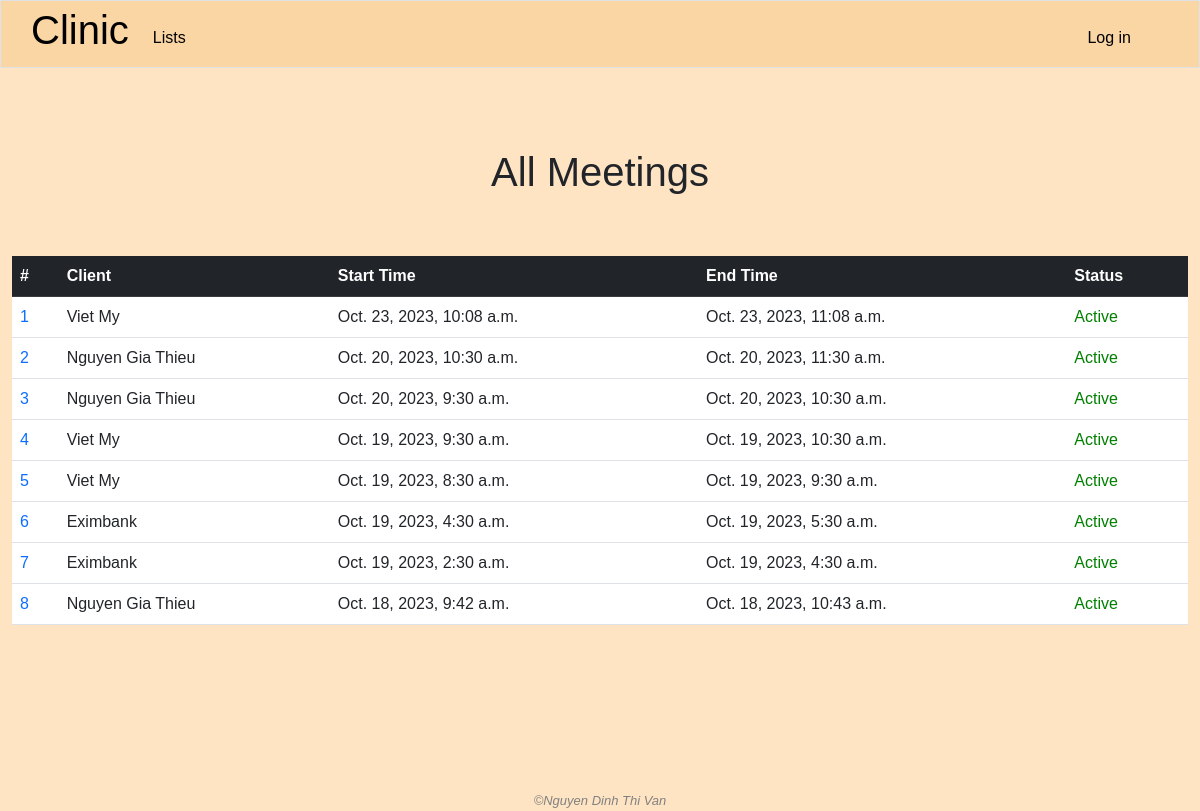
Before: /all_meetings with the older database file.
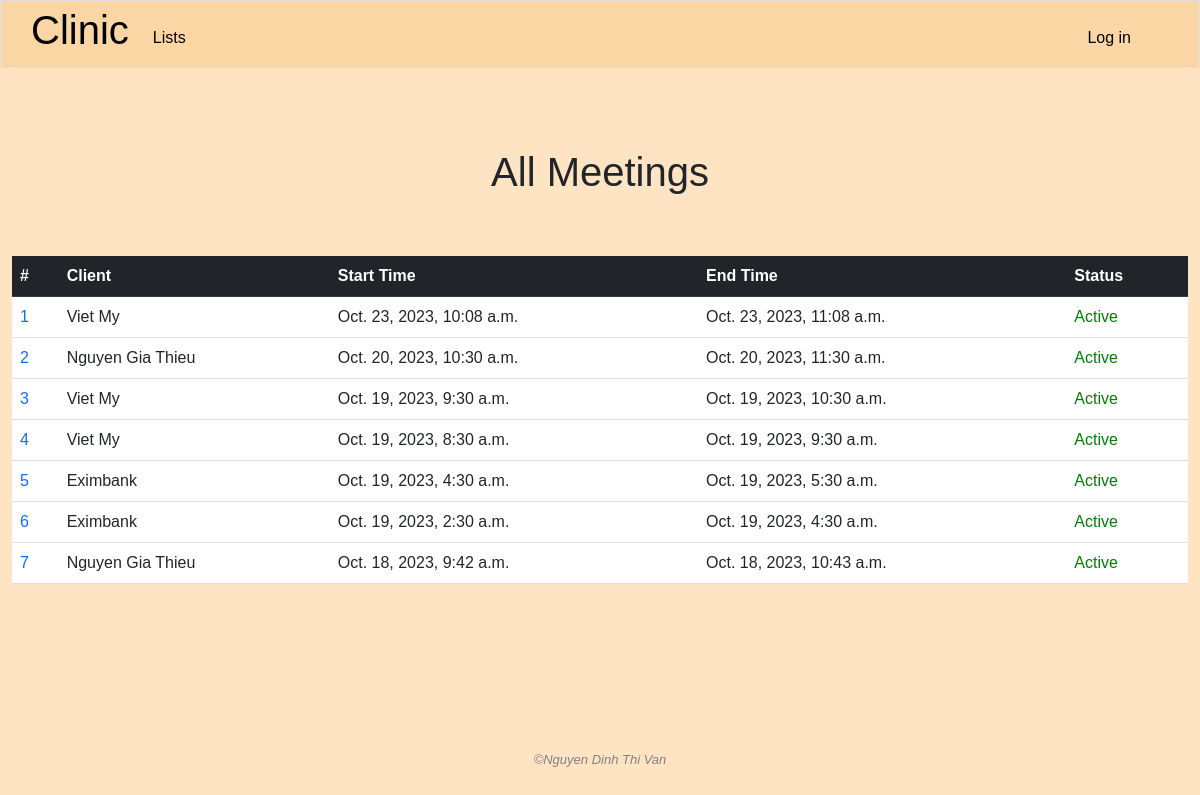
After: the same page with the newer database file.
### clinic/models.py (models this page shows, shortened)
class MeetUp(models.Model):
    start_time = models.DateTimeField(blank=True, null=True)
    end_time = models.DateTimeField(blank=True, null=True)
    client = models.ForeignKey(Company, on_delete=models.CASCADE, related_name='meetings')
    created = models.DateTimeField(auto_now_add=True)
    end_or_not = models.BooleanField(default=False)

class Company(models.Model):
    name = models.CharField(max_length=255)
    industry = models.CharField(max_length=255)
    address = models.TextField()
    representative = models.ForeignKey('People', on_delete=models.SET_NULL, blank=True, null=True, related_name="companies")
    male_headcount = models.IntegerField()
    female_headcount = models.IntegerField()
    created_by = models.ForeignKey(User, on_delete=models.SET_NULL, blank=True, null=True, related_name="add_companies")
    modified_by = models.ForeignKey(User, on_delete=models.SET_NULL, blank=True, null=True, related_name="modified_companies")

### clinic/views.py (the view)
# urls.py: path('all_meetings', views.all_meetings, name="all_meetings"),
def all_meetings(request):
    meetings = MeetUp.objects.all().order_by("-start_time")
    return render(request, "clinic/all_meetings.html", {
        "meetings": meetings
    })

### clinic/templates/clinic/all_meetings.html (shortened to what this page needs)
{% extends "clinic/layout.html" %}
{% load static %}
{% block main %}
    <h1 class="text-center page-title">All Meetings</h1>
    <container class="container-fluid">
        <table class="table table-hover">
            <thead class="table-dark">
                <tr>
                    <th>#</th>
                    <th>Client</th>
                    <th>Start Time</th>
                    <th>End Time</th>
                    <th>Status</th>
                </tr>
            </thead>
            <tbody>
                {% for meeting in meetings %}
                    <tr>
                        <td>
                            <a class="no-underline" href="{% url 'meeting_agenda' meeting_id=meeting.id %}">{{ forloop.counter }}</a>
                        </td>
                        <td>{{ meeting.client.name }}</td>
                        <td>{{ meeting.start_time }}</td>
                        <td>{{ meeting.end_time }}</td>
                        <td>
                            {% if not meeting.end_or_not %}
                                <span style="color: green;">Active</span>
                            {% else %}
                                <span style="color: red;">Ended</span>
                            {% endif %}
                        </td>
                    </tr>
                {% endfor %}
            </tbody>
        </table>
    </container>
{% endblock %}

Changed rows visible on the page:
removed MeetUp: client.name "Nguyen Gia Thieu", start_time "Oct. 20, 2023, 9:30 a.m.", end_time "Oct. 20, 2023, 10:30 a.m.", end_or_not "Active"
